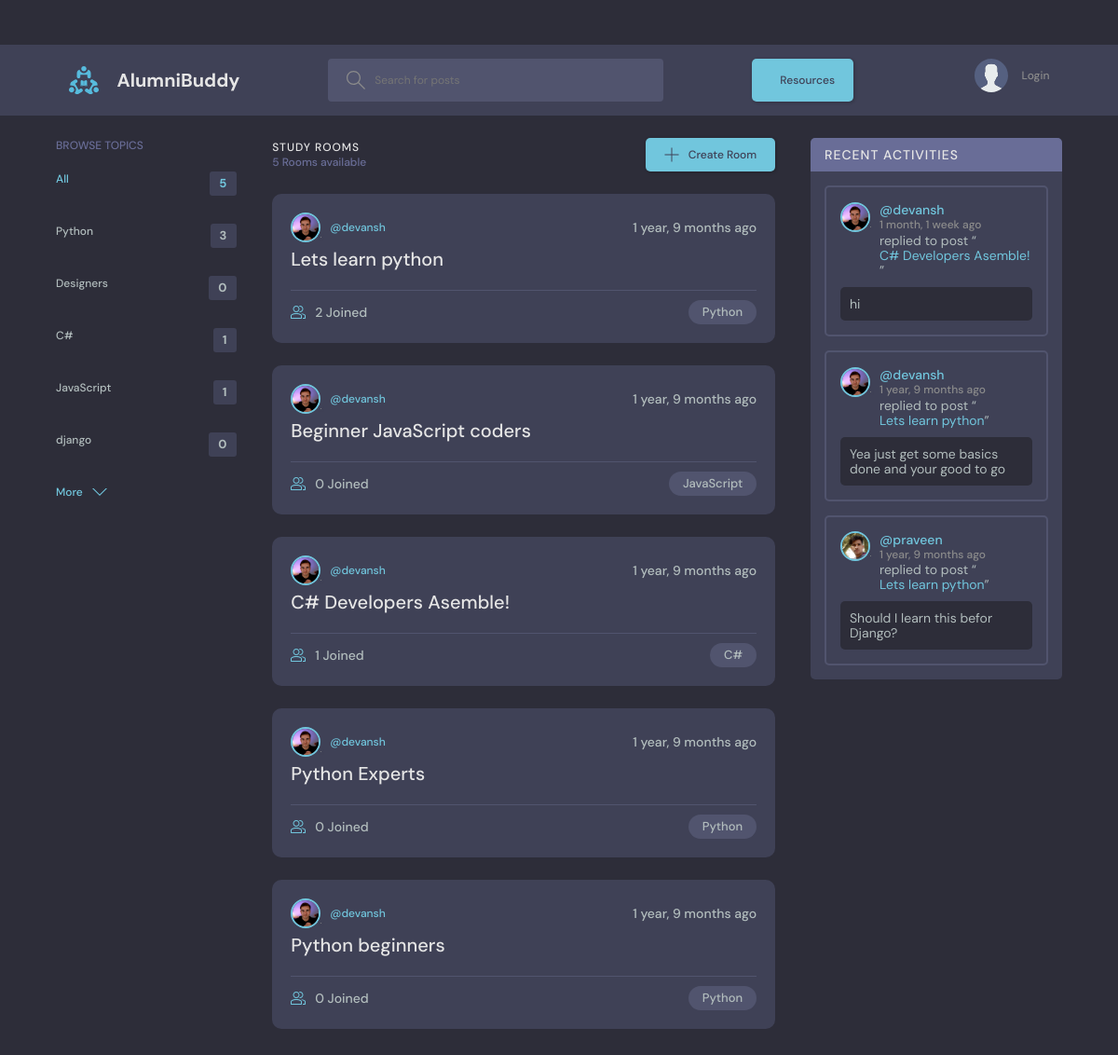
Before: / with the older database file.
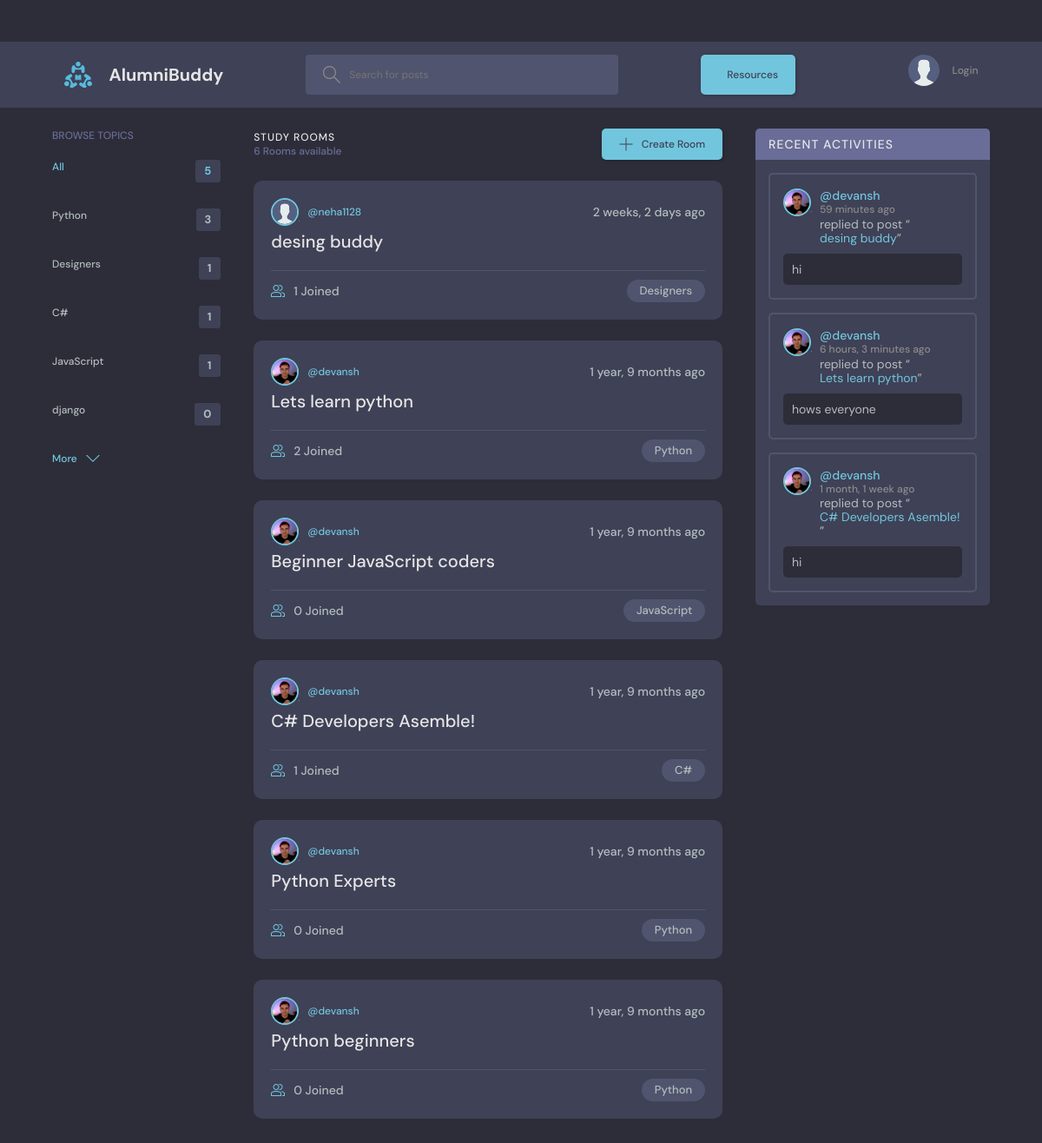
After: the same page with the newer database file.
### base/models.py (models this page shows, shortened)
class Topic(models.Model):
    name = models.CharField(max_length=200)

class Room(models.Model):
    host = models.ForeignKey(User, on_delete=models.SET_NULL, null=True)
    topic = models.ForeignKey(Topic, on_delete=models.SET_NULL, null=True)
    name = models.CharField(max_length=200)
    description = models.TextField(null=True, blank=True)
    participants = models.ManyToManyField(
        User, related_name='participants', blank=True)
    updated = models.DateTimeField(auto_now=True)
    created = models.DateTimeField(auto_now_add=True)
    class Meta:
        ordering = ['-updated', '-created']
    def __str__(self):
        return self.name

class User(AbstractUser):
    name = models.CharField(max_length=200, null=True)
    email = models.EmailField(unique=True, null=True)
    bio = models.TextField(null=True)
    avatar = models.ImageField(null=True, default="avatar.svg")
    USERNAME_FIELD = 'email'
    REQUIRED_FIELDS = []

class Message(models.Model):
    user = models.ForeignKey(User, on_delete=models.CASCADE)
    room = models.ForeignKey(Room, on_delete=models.CASCADE)
    body = models.TextField()
    updated = models.DateTimeField(auto_now=True)
    created = models.DateTimeField(auto_now_add=True)
    class Meta:
        ordering = ['-updated', '-created']

### base/views.py (the view)
# urls.py: path('', views.home, name="home"),
def home(request):
    q = request.GET.get('q') if request.GET.get('q') != None else ''
    rooms = Room.objects.filter(
        Q(topic__name__icontains=q) |
        Q(name__icontains=q) |
        Q(description__icontains=q)
    )
    topics = Topic.objects.all()[0:5]
    room_count = rooms.count()
    room_messages = Message.objects.filter(
        Q(room__topic__name__icontains=q))[0:3]
    context = {'rooms': rooms, 'topics': topics,
               'room_count': room_count, 'room_messages': room_messages}
    return render(request, 'base/home.html', context)

### base/templates/base/home.html (shortened to what this page needs)
{% extends 'main.html' %}
{% block content %}
<main class="layout layout--3">
  <div class="container">
    {% include 'base/topics_component.html' %}
    <div class="roomList">
      <div class="roomList__header">
        <div>
          <h2>Study Rooms</h2>
          <p>{{room_count}} Rooms available</p>
        </div>
        <a class="btn btn--main" href="{% url 'create-room' %}">
          <svg version="1.1" xmlns="http://www.w3.org/2000/svg" width="32" height="32" viewBox="0 0 32 32">
            <title>add</title>
            <path
              d="M16.943 0.943h-1.885v14.115h-14.115v1.885h14.115v14.115h1.885v-14.115h14.115v-1.885h-14.115v-14.115z">
            </path>
          </svg>
          Create Room
        </a>
      </div>
      {% include 'base/feed_component.html' %}
    </div>
    {% include 'base/activity_component.html' %}
  </div>
</main>
{% endblock %}

### base/templates/base/topics_component.html
<div class="topics">
    <div class="topics__header">
        <h2>Browse Topics</h2>
    </div>
    <ul class="topics__list">
        <li>
            <a href="{% url 'home' %}" class="active">All <span>{{topics.count}}</span></a>
        </li>
        {% for topic in topics %}
        <li>
            <a href="{% url 'home' %}?q={{topic.name}}">{{topic.name}}<span>{{topic.room_set.all.count}}</span></a>
        </li>
        {% endfor %}
    </ul>
    <a class="btn btn--link" href="{% url 'topics' %}">
        More
        <svg version="1.1" xmlns="http://www.w3.org/2000/svg" width="32" height="32" viewBox="0 0 32 32">
            <title>chevron-down</title>
            <path d="M16 21l-13-13h-3l16 16 16-16h-3l-13 13z"></path>
        </svg>
    </a>
</div>

### base/templates/base/feed_component.html (shortened to what this page needs)
{% for room in rooms %}
<div class="roomListRoom">
    <div class="roomListRoom__header">
        <a href="{% url 'user-profile' room.host.id %}" class="roomListRoom__author">
            <div class="avatar avatar--small">
                <img src="{{room.host.avatar.url}}" />
            </div>
            <span>@{{room.host.username}}</span>
        </a>
        <div class="roomListRoom__actions">
            <span>{{room.created|timesince}} ago</span>
        </div>
    </div>
    <div class="roomListRoom__content">
        <a href="{% url 'room' room.id %}">{{room.name}}</a>
    </div>
    <div class="roomListRoom__meta">
        <a href="{% url 'room' room.id %}" class="roomListRoom__joined">
            {{room.participants.all.count}} Joined
        </a>
        <p class="roomListRoom__topic">{{room.topic.name}}</p>
    </div>
</div>
{% endfor %}

### base/templates/base/activity_component.html (shortened to what this page needs)
<div class="activities">
    <div class="activities__header">
        <h2>Recent Activities</h2>
    </div>
    {% for message in room_messages %}
    <div class="activities__box">
        <div class="activities__boxHeader roomListRoom__header">
            <a href="{% url 'user-profile' message.user.id %}" class="roomListRoom__author">
                <div class="avatar avatar--small">
                    <img src="{{message.user.avatar.url}}" />
                </div>
                <p>
                    @{{message.user.username}}
                    <span>{{message.created|timesince}} ago</span>
                </p>
            </a>
        </div>
        <div class="activities__boxContent">
            <p>replied to post “<a href="{% url 'room' message.room.id %}">{{message.room}}</a>”</p>
            <div class="activities__boxRoomContent">{{message.body}}</div>
        </div>
    </div>
    {% endfor %}
</div>

Changed rows visible on the page:
no longer on this page (row unchanged): Message: user.avatar (picture), user.username "devansh", created "1 year, 9 months", room "Lets learn python", body "Yea just get some basics done and your good to go"
no longer on this page (row unchanged): Message: user.avatar (picture), user.username "praveen", created "1 year, 9 months", room "Lets learn python", body "Should I learn this befor Django?"
computed for Topic "Designers": room_set.all.count "0" → "1"
added Room: host.avatar (placeholder picture), host.username "neha1128", created "2 weeks, 2 days", name "desing buddy", participants.all.count "1", topic.name "Designers"
added Message: user.avatar (picture), user.username "devansh", created "59 minutes", room "desing buddy", body "hi"
added Message: user.avatar (picture), user.username "devansh", created "6 hours, 3 minutes", room "Lets learn python", body "hows everyone"
Other visible differences:
{{ room_count }}: "5" → "6"
